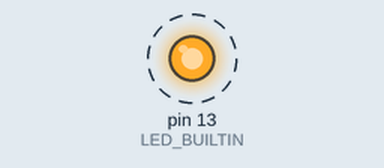
Recording of a sketch running on a simulated Arduino Uno, built with avr-gcc and run on an emulated ATmega328P. Shown: output pins drawn as LEDs (lit = HIGH). Dashed ring = blinking.

Above: at 0.16 s.
Timing chart, 0 to 5.3 s (numbered marks = the images above):
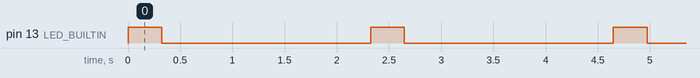

Measured:
- by itself, pin 13 (LED_BUILTIN): alternates HIGH for 0.32 s and LOW for 2.0 s

The sketch:

IRsendDemo.ino
```cpp
// (licence header left out)
#include <IRremote.h>

IRsend irsend;

void setup()
{
  pinMode(LED_BUILTIN, OUTPUT);
}

void loop() {
digitalWrite(LED_BUILTIN, HIGH);   // turn the LED on (HIGH is the voltage level)
  for (int i=0; i<3; i++){

      // irsend.sendSony(0xB4B8F, 20); // Shutter | take photo

      // irsend.sendSony(0x12B8F, 20); // Start | stop video recording

      // irsend.sendSony(0x28B8F, 20); // Display change cycles round  // Ok

      irsend.sendSony(0xB4B8F, 20); // 2s


//      Photo     740239    B4B8F   // Shutter | take photo
//      Photo     969615    ECB8F   // Shutter x2 sec| take photo
//
//      VID       76687     12B8F   // Start | stop video recording
//
//      DISP      166799    28B8F   // Display change cycles round
//
//      Menu      117647    1CB8F   // Enter menu | leave menu
//
//      MenuU     379791    5CB8F   // Menu up
//
//      menuD     904079    DCB8F   // Menu down
//
//      menuR     1035151   FCB8F   // Menu right
//
//      menuL     510863    7CB8F   // Menu left
//
//      OK        641937    9CB91   // Menu OK
//
//      Z+        338831    52B8F   // Zoom in
//
//      Z-        863119    D2B8F   // Zoom out


      delay(40);

  }
    digitalWrite(LED_BUILTIN, LOW);    // turn the LED off by making the voltage LOW


	delay(2000); //5 second delay between each signal burst
}
```
